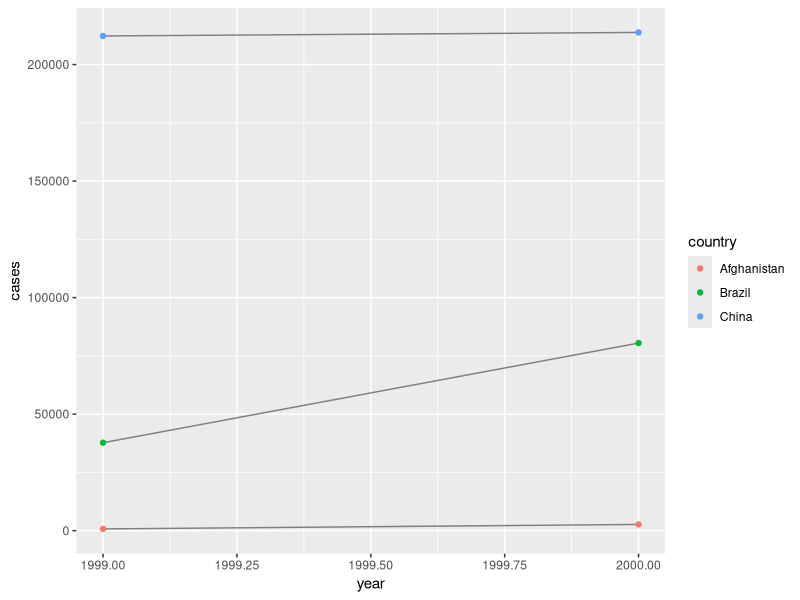
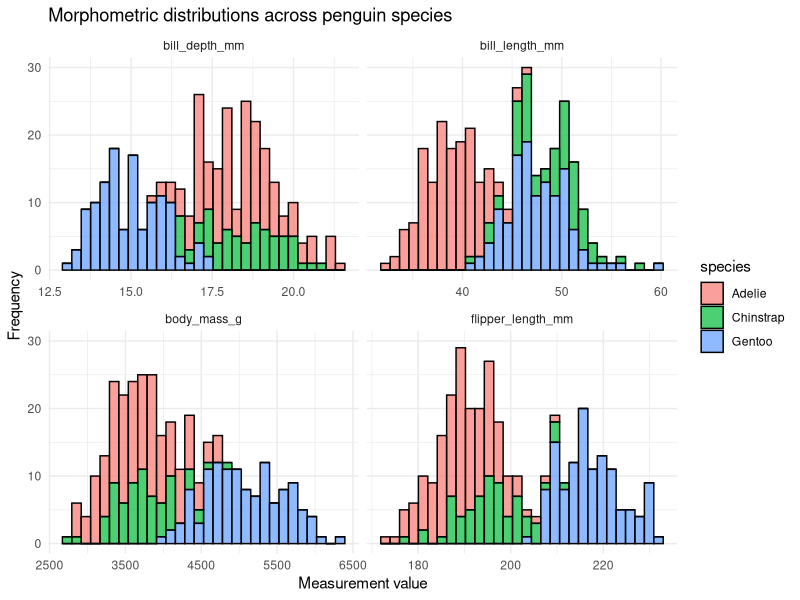

Here is the R script that generated these plots, in order:
## ---- chunk 1
# Set options, housekeeping
knitr::opts_chunk$set(
	echo = FALSE,
	include = TRUE,
	message = FALSE,
	warning = FALSE)
## ---- chunk 2
library(tidyverse) # The main package used for data cleaning
## ---- chunk 3
table1
#> # A tibble: 6 × 4
#>   country      year  cases population
#>   <chr>       <int>  <int>      <int>
#> 1 Afghanistan  1999    745   19987071
#> 2 Afghanistan  2000   2666   20595360
#> 3 Brazil       1999  37737  172006362
#> 4 Brazil       2000  80488  174504898
#> 5 China        1999 212258 1272915272
#> 6 China        2000 213766 1280428583
table2
#> # A tibble: 12 × 4
#>   country      year type           count
#>   <chr>       <int> <chr>          <int>
#> 1 Afghanistan  1999 cases            745
#> 2 Afghanistan  1999 population  19987071
#> 3 Afghanistan  2000 cases           2666
#> 4 Afghanistan  2000 population  20595360
#> 5 Brazil       1999 cases          37737
#> 6 Brazil       1999 population 172006362
#> # ... with 6 more rows
table3
#> # A tibble: 6 × 3
#>   country      year rate             
#> * <chr>       <int> <chr>            
#> 1 Afghanistan  1999 745/19987071     
#> 2 Afghanistan  2000 2666/20595360    
#> 3 Brazil       1999 37737/172006362  
#> 4 Brazil       2000 80488/174504898  
#> 5 China        1999 212258/1272915272
#> 6 China        2000 213766/1280428583
## ---- chunk 4
# Compute rate per 10,000
table1 %>% 
  mutate(rate = cases / population * 10000)
#> # A tibble: 6 × 5
#>   country      year  cases population  rate
#>   <chr>       <int>  <int>      <int> <dbl>
#> 1 Afghanistan  1999    745   19987071 0.373
#> 2 Afghanistan  2000   2666   20595360 1.29 
#> 3 Brazil       1999  37737  172006362 2.19 
#> 4 Brazil       2000  80488  174504898 5.61 
#> 5 China        1999 212258 1272915272 1.67 
#> 6 China        2000 213766 1280428583 1.67

# Compute cases per year
table1 %>% 
  count(year, wt = cases)
#> # A tibble: 2 × 2
#>    year      n
#>   <int>  <int>
#> 1  1999 250740
#> 2  2000 296920

# Visualize changes over time
ggplot(table1, aes(year, cases)) + 
  geom_line(aes(group = country), colour = "grey50") + 
  geom_point(aes(colour = country))
## ---- chunk 5
df <- tribble(
  ~id,  ~bp1, ~bp2,
   "A",  100,  120,
   "B",  140,  115,
   "C",  120,  125
) # Has columns for bp1 and bp2 and values in a 3x3 grid

df |> 
  pivot_longer(
    cols = bp1:bp2,
    names_to = "measurement",
    values_to = "value"
  ) # Combines bp1 and bp2 into one column and makes a new column just for the value. now a 6x3 grid.
## ---- chunk 6
df <- tribble(
  ~id, ~measurement, ~value,
  "A",        "bp1",    100,
  "B",        "bp1",    140,
  "B",        "bp2",    115, 
  "A",        "bp2",    120,
  "A",        "bp3",    105
) # Take the names from measurement and values from value columns

df |> 
  pivot_wider(
    names_from = measurement,
    values_from = value
  )
#> # A tibble: 2 × 4
#>   id      bp1   bp2   bp3
#>   <chr> <dbl> <dbl> <dbl>
#> 1 A       100   120   105
#> 2 B       140   115    NA
## ---- chunk 7
library(tidyverse)
library(palmerpenguins)

# Create a long version of the penguins dataset

penguins_long <- penguins |>
  pivot_longer(
    cols = c(bill_length_mm, bill_depth_mm, flipper_length_mm, body_mass_g),
    names_to = "measurement_type",
    values_to = "value"
  )
# View the result
head(penguins_long)

penguins_long |>
  drop_na(value) |>
  ggplot(aes(x = value, fill = species)) +
  geom_histogram(bins = 30, alpha = 0.7, colour = "black") +
  facet_wrap(~ measurement_type, scales = "free_x") +
  theme_minimal() +
  labs(
    title = "Morphometric distributions across penguin species",
    x = "Measurement value",
    y = "Frequency"
  )
## ---- chunk 8
mass_summary <- penguins |>
  drop_na(body_mass_g) |>
  group_by(species, island) |>
  summarise(mean_mass = mean(body_mass_g))

head(mass_summary)

# A different format better for publications
mass_matrix <- mass_summary |>
  pivot_wider(
    names_from = island,
    values_from = mean_mass
  )

head(mass_matrix)
## ---- chunk 9
table3 %>% 
  separate(rate, into = c("cases", "population")) # This puts the values from the last column into two new ones, cases and population.

table3 %>% 
  separate(rate, into = c("cases", "population"), sep = "/") # Separates the values at the / instead of the default location.

table3 %>% 
  separate(rate, into = c("cases", "population"), convert = TRUE) # Converts data type from initial, character, to a more applicable type, in this case integer.

table3 %>% 
  separate(year, into = c("century", "year"), sep = 2) # Splits the year function into two new values using the first two and last two values.
## ---- chunk 10
table5 %>% 
  unite(new, century, year, sep = "") # Combines century and year together, sep = "" gets rid of the gap between them.
## ---- chunk 11
library(tidyverse)

# A remarkably messy data frame of field sites
messy_sites <- tibble(
  site_id = c(" Nelly Bay", "nelly_bay", "NELLY BAY", " Geoffrey_Bay ", "geoffrey bay")
)

# Using stringr within mutate to standardize the text
clean_sites <- messy_sites |>
  mutate(
    # 1. Convert everything to lowercase
    site_clean = str_to_lower(site_id),
    # 2. Replace any spaces with underscores
    site_clean = str_replace_all(site_clean, pattern = " ", replacement = "_"),
    # 3. Trim any leading or trailing white space (invisible spaces at the ends)
    site_clean = str_trim(site_clean)
  )

print(clean_sites)
## ---- chunk 12
library(lubridate)

# Parsing different date formats
date_1 <- dmy("25/12/2026")
date_2 <- ymd("2026-12-25")

# Should make them recognize each other as the same date
date_1 == date_2
## ---- chunk 13
# A tibble of raw sensor data with a messy character timestamp
sensor_data <- tibble(
  raw_time = c("14-05-2026 08:30:00", "14-05-2026 08:45:00", "14-05-2026 09:00:00"),
  temperature = c(24.5, 24.6, 24.4)
)

# Converting character strings to true POSIXct datetime objects
sensor_clean <- sensor_data |>
  mutate(
    true_time = dmy_hms(raw_time)
  )

print(sensor_clean)
## ---- chunk 14
# Table 1: Biological observation data
observations <- tibble(
  site_code = c("NB", "GB", "MI", "NB"),
  species = c("Trout", "Snapper", "Trout", "Cod"),
  count = c(5, 2, 1, 3)
)

# Table 2: Spatial metadata
site_metadata <- tibble(
  site_code = c("NB", "GB", "MI", "RP"),
  zone = c("Marine National Park", "Conservation Park", "Habitat Protection", "General Use"),
  lat = c(-19.16, -19.15, -19.14, -19.12)
)
## ---- chunk 15
# Joining metadata to our observations
joined_data <- observations |>
  left_join(site_metadata, by = join_by(site_code))

print(joined_data)
## ---- chunk 16
matched_data <- observations |>
  inner_join(site_metadata, by = join_by(site_code))
glimpse(matched_data)
## ---- chunk 17
# Which observations are missing from our metadata dictionary?
missing_context <- observations |>
  anti_join(site_metadata, by = join_by(site_code)) 
#site_code, species and count are missing
## ---- chunk 18
# Raw data from an old temperature logger
logger_data <- tibble(
  depth_m = c(10, 20, 30, 40),
  temp_c = c(24.5, 24.1, -999, 23.5)) # -999 is a known sensor error code

# Convert the -999 error codes to true NA values
fixed_logger <- logger_data |>
  mutate(temp_c = na_if(temp_c, -999))

print(fixed_logger)
## ---- chunk 19
# Simulate some count data
shark_counts <- tibble(
  site = c("Reef_A", "Reef_B", "Reef_C"),
  shark_count = c(3, NA, 5)) # The NA here actually means 0 sharks were seen

# Replace NA with 0 
shark_fixed <- shark_counts |>
  mutate(shark_count = coalesce(shark_count, 0))

print(shark_fixed)
## ---- chunk 20
cpue_data <- tibble(
  site = c("Bay_1", "Bay_2"),
  catch = c(10, 0),
  effort_hours = c(2, 0))

# Calculating CPUE (catch / effort)
cpue_calc <- cpue_data |>
  mutate(
    cpue = catch / effort_hours)

print(cpue_calc) # Bay 2 has NaN
## ---- chunk 21
raw_catch <- tibble(
  site = c("Reef_1", "Reef_1", "Reef_2"),
  species = c("Pmaculatus", "Pleopardus", "Pmaculatus"),
  count = c(5, 2, 8))
# Force inclusion of hidden zero-catch data
full_catch_matrix <- raw_catch |>
  complete(site, species, fill = list(count = 0))

print(full_catch_matrix)
## ---- chunk 22
sensor_log <- tibble(
  day = 1:4,
  salinity = c(35.2, 35.1, NA, 35.3)
)

# Remove any row where salinity is missing
clean_log <- sensor_log |>
  drop_na(salinity)
